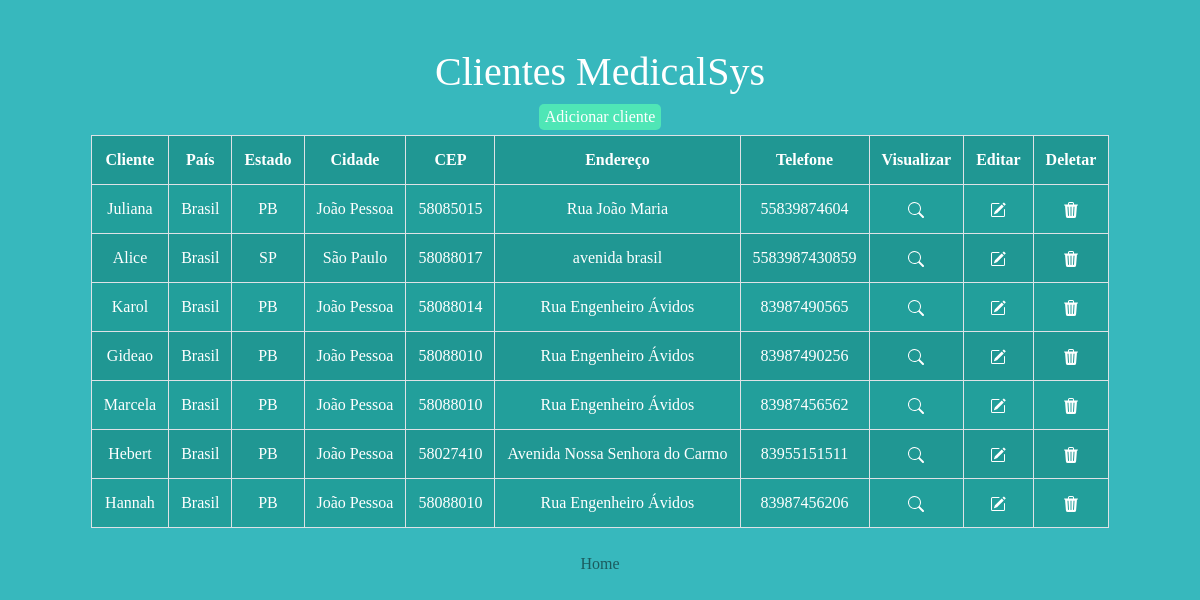
/clients_list/ (signed in), run on the app's committed database.
### base/models.py (models this page shows, shortened)
class Patient(models.Model):
  name = models.CharField(max_length=200)
  phone = models.CharField(max_length=11)
  cep = models.CharField(max_length=8)
  address = models.CharField(max_length=200)
  number = models.CharField(max_length=4)
  city = models.CharField(max_length=50)
  state = models.CharField(max_length=2)
  country = models.CharField(max_length=50)
  created_at = models.DateTimeField(auto_now_add=True)
  edited = models.DateTimeField(auto_now=True)

### base/views.py (the view)
# urls.py: path('clients_list/', PatientsList.as_view(), name='PatientsList'),
class PatientsList(LoginRequiredMixin, ListView):
  template_name = 'clinicMedicalSys/clients_list.html'
  model = Patient
  context_object_name = 'clients'

### base/templates/clinicMedicalSys/clients_list.html (shortened to what this page needs)
{% extends 'clinicMedicalSys/base.html' %}
{% load static %}
{% block content %}
<h1>Clientes MedicalSys</h1>
<a href="{% url 'client-create' %}"><button class="add-cliente">Adicionar cliente</button></a>
<div class="table-responsive">
  <table id="bootstrapdatatable" class="table table-striped table-bordered">
    <tr>
      <th>Cliente</th>
      <th>País</th>
      <th>Estado</th>
      <th>Cidade</th>
      <th>CEP</th>
      <th>Endereço</th>
      <th>Telefone</th>
      <th>Visualizar</th>
      <th>Editar</th>
      <th>Deletar</th>
    </tr>
    {% for client in clients %}
    <tr>
      <td>{{client.name}}</td>
      <td>{{client.country}}</td>
      <td>{{client.state}}</td>
      <td>{{client.city}}</td>
      <td>{{client.cep}}</td>
      <td>{{client.address}}</td>
      <td>{{client.phone}}</td>
      <td><a href="{% url 'client' client.id %}"></a></td>
      <td><a href="{% url 'client-update' client.id %}"></a></td>
      <td><a href="{% url 'client-delete' client.id %}"></a></td>
    </tr>
    {% empty %}
    <h3>No clients in list</h3>
    {% endfor %}
  </table>
  <a class="nav-link active" aria-current="page" href="{% url 'initial_page' %}">Home</a>
  {% endblock %}

### base/templates/clinicMedicalSys/base.html (style rules this page uses)
body { background-color: #37b8bd; color: rgba(255, 255, 255, 1); border-color: rgba(255, 255, 255, 0.7); font-family: 'Mazzard H'; }

### base/templates/clinicMedicalSys/clients_list.html (style rules this page uses)
#bootstrapdatatable { color: #fff; background-color: #11887e85; }
svg { color: #fff; }
.add-cliente { background-color: rgba(93, 255, 179, 0.65); color: #fff; border: none; margin-bottom: 5px; border-radius: 5px; }
a { color: rgba(0, 0, 0, 0.507); text-decoration: none; }

### data on the page
Patient: name "Juliana", country "Brasil", state "PB", city "João Pessoa", cep "58085015", address "Rua João Maria", phone "55839874604"
Patient: name "Alice", country "Brasil", state "SP", city "São Paulo", cep "58088017", address "avenida brasil", phone "5583987430859"
Patient: name "Karol", country "Brasil", state "PB", city "João Pessoa", cep "58088014", address "Rua Engenheiro Ávidos", phone "83987490565"
Patient: name "Gideao", country "Brasil", state "PB", city "João Pessoa", cep "58088010", address "Rua Engenheiro Ávidos", phone "83987490256"
Patient: name "Marcela", country "Brasil", state "PB", city "João Pessoa", cep "58088010", address "Rua Engenheiro Ávidos", phone "83987456562"
Patient: name "Hebert", country "Brasil", state "PB", city "João Pessoa", cep "58027410", address "Avenida Nossa Senhora do Carmo", phone "83955151511"
Patient: name "Hannah", country "Brasil", state "PB", city "João Pessoa", cep "58088010", address "Rua Engenheiro Ávidos", phone "83987456206"
